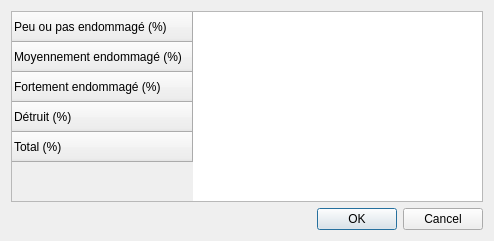
<?xml version="1.0" encoding="UTF-8"?>
<ui version="4.0">
 <class>Dialog</class>
 <widget class="QDialog" name="Dialog">
  <property name="geometry">
   <rect>
    <x>0</x>
    <y>0</y>
    <width>494</width>
    <height>241</height>
   </rect>
  </property>
  <property name="windowTitle">
   <string>Dialog</string>
  </property>
  <layout class="QVBoxLayout" name="verticalLayout">
   <item>
    <widget class="QTableWidget" name="tableWidget">
     <row>
      <property name="text">
       <string>Peu ou pas endommagé (%)</string>
      </property>
     </row>
     <row>
      <property name="text">
       <string>Moyennement endommagé (%)</string>
      </property>
     </row>
     <row>
      <property name="text">
       <string>Fortement endommagé (%)</string>
      </property>
     </row>
     <row>
      <property name="text">
       <string>Détruit (%)</string>
      </property>
     </row>
     <row>
      <property name="text">
       <string>Total (%)</string>
      </property>
     </row>
    </widget>
   </item>
   <item>
    <widget class="QDialogButtonBox" name="buttonBox">
     <property name="orientation">
      <enum>Qt::Horizontal</enum>
     </property>
     <property name="standardButtons">
      <set>QDialogButtonBox::Cancel|QDialogButtonBox::Ok</set>
     </property>
    </widget>
   </item>
  </layout>
 </widget>
 <resources/>
 <connections>
  <connection>
   <sender>buttonBox</sender>
   <signal>accepted()</signal>
   <receiver>Dialog</receiver>
   <slot>accept()</slot>
   <hints>
    <hint type="sourcelabel">
     <x>248</x>
     <y>254</y>
    </hint>
    <hint type="destinationlabel">
     <x>157</x>
     <y>274</y>
    </hint>
   </hints>
  </connection>
  <connection>
   <sender>buttonBox</sender>
   <signal>rejected()</signal>
   <receiver>Dialog</receiver>
   <slot>reject()</slot>
   <hints>
    <hint type="sourcelabel">
     <x>316</x>
     <y>260</y>
    </hint>
    <hint type="destinationlabel">
     <x>286</x>
     <y>274</y>
    </hint>
   </hints>
  </connection>
 </connections>
</ui>
